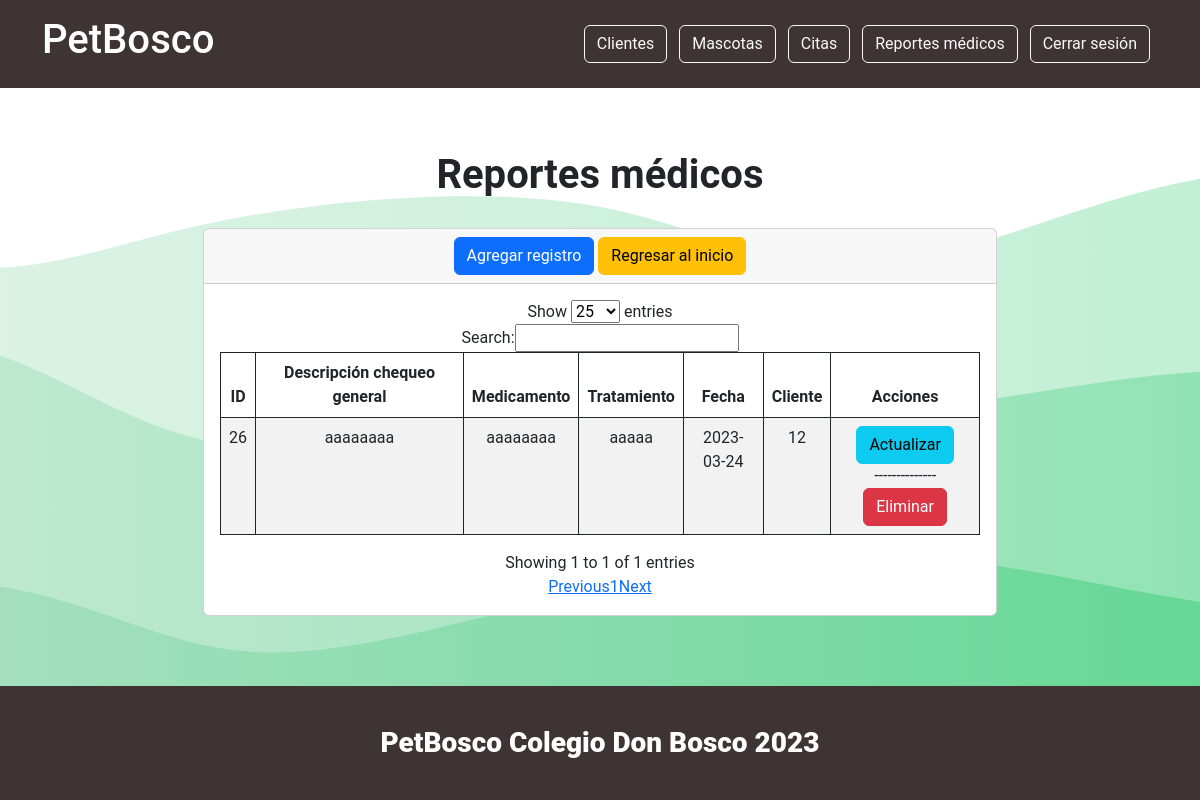
Screenshot of /secciones/reportes/index.php (signed in) with the database file from the repository.
### tables this page shows
CREATE TABLE `reportemedico` (
  `id_reporteMedico` int(11) NOT NULL,
  `Tratamiento` varchar(200) NOT NULL,
  `Medicamento` varchar(200) NOT NULL,
  `ChequeoGeneral` varchar(200) NOT NULL,
  `fechaReporte` date NOT NULL,
  `fk_cliente` int(11) NOT NULL
);

### secciones/reportes/index.php (the view, shortened to what this page needs)
    <?php include("../../conexionBd.php");
    $sentencia = $conexion->prepare("SELECT * FROM reportemedico");
    $sentencia->execute();
    $lista_reportes=$sentencia->fetchAll(PDO::FETCH_ASSOC);
    ?>
    <!DOCTYPE html>
    <html lang="en">
    <head>
        <link href="https://cdn.jsdelivr.net/npm/bootstrap@5.3.0-alpha1/dist/css/bootstrap.min.css" rel="stylesheet">
        <link href="../assets/dist/css/bootstrap.min.css" rel="stylesheet">
        <link href="https://cdn.jsdelivr.net/npm/bootstrap@5.2.1/dist/css/bootstrap.min.css" rel="stylesheet"
>
    </head>
    <body>
    <?php include("../../templates/headervet.php");?>
    <div class="container d-flex justify-content-center">
        <h1><b>Reportes médicos</b></h1>
    </div>
    <div class="card m-auto text-center">
        <div class="card-header">
            <a name="" id="" class="btn btn-primary" href="crear.php" role="button">Agregar registro</a>
            <a name="" id="" class="btn btn-warning" href="<?php echo $url_base; ?>secciones/indexvet.php" role="button">Regresar al inicio</a>
        </div>
        <div class="card-body container">
            <div>
                <table id="myTable" class="display table table text-center table-bordered border-dark table-striped table-hover">
                    <thead>
                        <tr>
                            <th scope="col">ID</th>
                            <th scope="col">Descripción chequeo general</th>
                            <th scope="col">Medicamento</th>
                            <th scope="col">Tratamiento</th>
                            <th scope="col">Fecha</th>
                            <th scope="col">Cliente</th>
                            <th scope="col">Acciones</th>
                        </tr>
                    </thead>
                    <tbody>
                        <?php foreach ($lista_reportes as $registro): ?>
                        <tr>
                            <td scope="row"><?php echo $registro['id_reporteMedico'];?></td>
                            <td scope="row"><?php echo $registro['ChequeoGeneral'];?></td>
                            <td scope="row"><?php echo $registro['Medicamento'];?></td>
                            <td scope="row"><?php echo $registro['Tratamiento'];?></td>
                            <td scope="row"><?php echo $registro['fechaReporte'];?></td>
                            <td scope="row"><?php echo $registro['fk_cliente'];?></td>
                            <td>
                            <a name="" id="" class="btn btn-info" href="editar.php?txtID=<?php echo $registro['id_reporteMedico']; ?>" role="button">Actualizar</a>
                            <br>--------------
                            <a name="" id="" class="btn btn-danger" href="index.php?txtID=<?php echo $registro['id_reporteMedico']; ?>" role="button">Eliminar</a>
                            </td>
                        </tr>
                        <?php endforeach; ?>
                    </tbody>
                </table>
            </div>
        </div>
    </div>
    <?php include("../../templates/footer.php");?>
    </body>
    </html>

### rows the page displays
reportemedico: id_reporteMedico "26", ChequeoGeneral "aaaaaaaa", Medicamento "aaaaaaaa", Tratamiento "aaaaa", fechaReporte "2023-03-24", fk_cliente "12"
